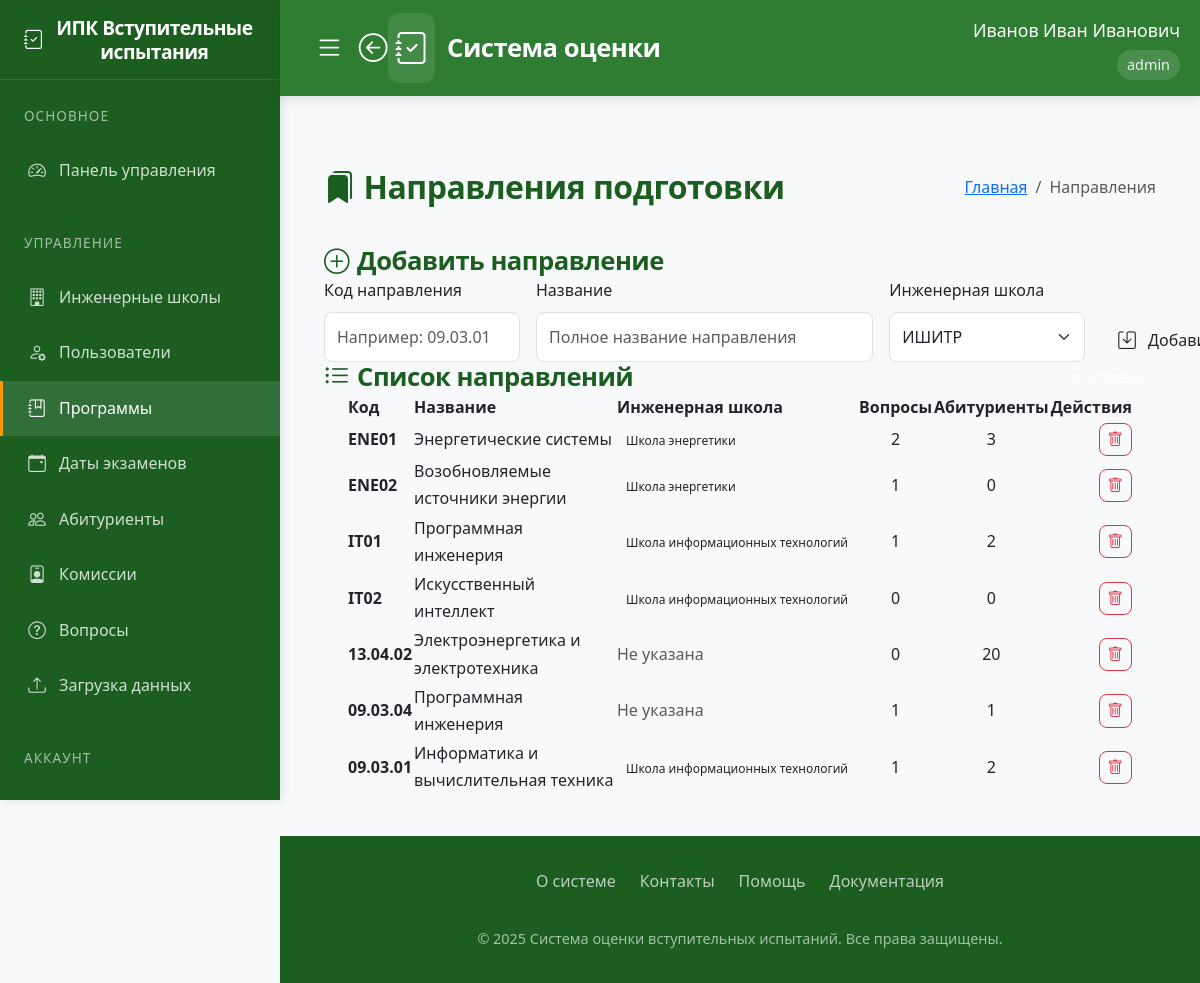
Page /programs (signed in) on the committed database.
### app/models.py (models this page shows)
class User(UserMixin, db.Model):
    id = db.Column(db.Integer, primary_key=True)
    username = db.Column(db.String(80), unique=True, nullable=False)
    password = db.Column(db.String(120), nullable=False)
    full_name = db.Column(db.String(100), nullable=False)
    position = db.Column(db.String(100), nullable=False)
    role = db.Column(db.String(20), nullable=False)  # 'admin', 'secretary', 'commission'
    school_id = db.Column(db.Integer, db.ForeignKey('engineering_school.id'))
    engineering_school = db.relationship('EngineeringSchool', backref='users')
    commission_members = db.relationship('CommissionMember', back_populates='user', cascade='all, delete-orphan')
    standard_commissions = db.relationship('StandardCommission', back_populates='user', cascade='all, delete-orphan')

class Program(db.Model):
    id = db.Column(db.Integer, primary_key=True)
    code = db.Column(db.String(50), nullable=False)
    name = db.Column(db.String(200), nullable=False)
    school_id = db.Column(db.Integer, db.ForeignKey('engineering_school.id'))
    questions = db.relationship('Question', backref='program', lazy=True, cascade='all, delete-orphan')
    standard_commission = db.relationship('StandardCommission', backref='program', lazy=True, cascade='all, delete-orphan')
    applicants = db.relationship('Applicant', backref='program', lazy=True)
    exam_dates = db.relationship('ExamDate', backref='program', lazy=True)

class EngineeringSchool(db.Model):
    id = db.Column(db.Integer, primary_key=True)
    name = db.Column(db.String(100), nullable=False, unique=True)
    programs = db.relationship('Program', backref='school', lazy=True)

### app/routes.py (the view, shortened to what this page needs)
@routes.route('/programs', methods=['GET', 'POST'])
@login_required
def programs():
    if current_user.role not in ['admin', 'secretary']:
        abort(403)
    form = ProgramForm()
    if current_user.role == 'secretary':
        form.school_id.data = current_user.school_id
        form.school_id.choices = [(s.id, s.name) for s in EngineeringSchool.query.order_by('name').all() if s.id == current_user.school_id]
    else:
        form.school_id.choices = [(s.id, s.name) for s in EngineeringSchool.query.order_by('name').all()]
    if current_user.role == 'secretary':
        programs = Program.query.filter_by(school_id=current_user.school_id).all()
    else:  # admin
        programs = Program.query.all()
    return render_template('programs.html', form=form, programs=programs)

### app/forms.py
class ProgramForm(FlaskForm):
    code = StringField('Код программы', validators=[DataRequired(), Length(min=2, max=50)])
    name = StringField('Название программы', validators=[DataRequired(), Length(min=5, max=200)])
    school_id = SelectField('Инженерная школа', coerce=int, validators=[DataRequired()])
    submit = SubmitField('Добавить')
    def __init__(self, *args, **kwargs):
        super(ProgramForm, self).__init__(*args, **kwargs)

### app/templates/programs.html (shortened to what this page needs)
{% extends "base.html" %}
{% block content %}
<div class="container py-4">
    <div class="d-flex justify-content-between align-items-center mb-4">
        <h2 class="mb-0">
            <i class="bi bi-bookmarks-fill me-2"></i>Направления подготовки
        </h2>
        <nav aria-label="breadcrumb">
            <ol class="breadcrumb">
                <li class="breadcrumb-item"><a href="{{ url_for('routes.home') }}">Главная</a></li>
                <li class="breadcrumb-item active">Направления</li>
            </ol>
        </nav>
    </div>
    <div class="custom-card">
        <div class="custom-card-header d-flex justify-content-between align-items-center">
            <h3 class="mb-0">
                <i class="bi bi-plus-circle me-2"></i>Добавить направление
            </h3>
        </div>
        <div class="card-body">
            <form method="POST" class="row g-3">
                <div class="col-md-3">
                    <label class="form-label">Код направления</label>
                    {{ form.code(class="custom-form-control form-control", placeholder="Например: 09.03.01") }}
                </div>
                <div class="col-md-5">
                    <label class="form-label">Название</label>
                    {{ form.name(class="custom-form-control form-control", placeholder="Полное название направления") }}
                </div>
                <div class="col-md-3">
                    <label class="form-label">Инженерная школа</label>
                    {{ form.school_id(class="custom-form-control form-select") }}
                </div>
                <div class="col-md-1 d-flex align-items-end">
                    <button type="submit" class="btn btn-custom-primary w-100">
                        <i class="bi bi-save me-1"></i>Добавить
                    </button>
                </div>
            </form>
        </div>
    </div>
    <div class="custom-card">
        <div class="custom-card-header d-flex justify-content-between align-items-center">
            <h3 class="mb-0">
                <i class="bi bi-list-ul me-2"></i>Список направлений
            </h3>
            <span class="badge badge-custom">{{ programs|length }} направлений</span>
        </div>
        <div class="card-body p-0">
            <div class="table-responsive">
                <table class="custom-table">
                    <thead>
                        <tr>
                            <th class="ps-4">Код</th>
                            <th>Название</th>
                            <th>Инженерная школа</th>
                            <th class="text-center">Вопросы</th>
                            <th class="text-center">Абитуриенты</th>
                            <th class="text-end pe-4">Действия</th>
                        </tr>
                    </thead>
                    <tbody>
                        {% for program in programs %}
                        <tr>
                            <td class="ps-4 fw-bold">{{ program.code }}</td>
                            <td>{{ program.name }}</td>
                            <td>
                                {% if program.school %}
                                <span class="badge bg-light text-dark">{{ program.school.name }}</span>
                                {% else %}
                                <span class="text-muted">Не указана</span>
                                {% endif %}
                            </td>
                            <td class="text-center">{{ program.questions|length }}</td>
                            <td class="text-center">{{ program.applicants|length }}</td>
                            <td class="text-end pe-4">
                                <div class="btn-group">
                                    <form action="{{ url_for('routes.delete_program', program_id=program.id) }}" method="POST">
                                        <button type="submit" class="btn btn-sm btn-outline-danger"
                                                onclick="return confirm('Удалить направление? Все связанные данные будут потеряны!')">
                                            <i class="bi bi-trash"></i>
                                        </button>
                                    </form>
                                </div>
                            </td>
                        </tr>
                        {% endfor %}
                    </tbody>
                </table>
            </div>
        </div>
    </div>
</div>
{% endblock %}

### app/templates/base.html (shortened to what this page needs)
<!DOCTYPE html>
<html lang="ru">
<head>
    <link href="https://cdn.jsdelivr.net/npm/bootstrap@5.3.0/dist/css/bootstrap.min.css" rel="stylesheet">
    <link rel="stylesheet" href="https://cdn.jsdelivr.net/npm/bootstrap-icons@1.10.0/font/bootstrap-icons.css">
    <link rel="stylesheet" href="{{ url_for('static', filename='style.css') }}">
</head>
<body>
    <aside class="sidebar">
        <div class="sidebar-header">
            <h3 class="sidebar-title">
                <i class="bi bi-journal-check"></i>
                <span>ИПК Вступительные испытания</span>
            </h3>
        </div>
        <nav class="sidebar-menu">
            {% if current_user.is_authenticated %}
                <div class="menu-section">
                    <div class="menu-section-title">Основное</div>
                    {% if current_user.role == 'admin' %}
                        <a href="{{ url_for('routes.admin_dashboard') }}" class="menu-item {% if request.endpoint == 'routes.admin_dashboard' %}active{% endif %}">
                            <i class="bi bi-speedometer2"></i>
                            <span>Панель управления</span>
                        </a>
                    {% elif current_user.role == 'secretary' %}
                        <a href="{{ url_for('routes.secretary_dashboard') }}" class="menu-item {% if request.endpoint == 'routes.secretary_dashboard' %}active{% endif %}">
                            <i class="bi bi-speedometer2"></i>
                            <span>Панель секретаря</span>
                        </a>
                    {% elif current_user.role == 'teacher' %}
                        <a href="{{ url_for('routes.teacher_dashboard') }}" class="menu-item {% if request.endpoint == 'routes.teacher_dashboard' %}active{% endif %}">
                            <i class="bi bi-speedometer2"></i>
                            <span>Панель преподавателя</span>
                        </a>
                    {% elif current_user.role == 'student' %}
                        <a href="{{ url_for('routes.student_dashboard') }}" class="menu-item {% if request.endpoint == 'routes.student_dashboard' %}active{% endif %}">
                            <i class="bi bi-speedometer2"></i>
                            <span>Мои тесты</span>
                        </a>
                    {% endif %}
                </div>
                {% if current_user.role in ['admin', 'secretary'] %}
                <div class="menu-section">
                    <div class="menu-section-title">Управление</div>
                    {% if current_user.role == 'admin' %}
                        <a href="{{ url_for('routes.engineering_schools') }}" class="menu-item {% if request.endpoint == 'routes.engineering_schools' %}active{% endif %}">
                            <i class="bi bi-building"></i>
                            <span>Инженерные школы</span>
                        </a>
                        <a href="{{ url_for('routes.users') }}" class="menu-item {% if request.endpoint == 'routes.users' %}active{% endif %}">
                            <i class="bi bi-person-gear"></i>
                            <span>Пользователи</span>
                        </a>
                    {% endif %}
                    <a href="{{ url_for('routes.programs') }}" class="menu-item {% if request.endpoint == 'routes.programs' %}active{% endif %}">
                        <i class="bi bi-journal-bookmark"></i>
                        <span>Программы</span>
                    </a>
                    <a href="{{ url_for('routes.exam_dates') }}" class="menu-item {% if request.endpoint == 'routes.exam_dates' %}active{% endif %}">
                        <i class="bi bi-calendar-event"></i>
                        <span>Даты экзаменов</span>
                    </a>
                    <a href="{{ url_for('routes.applicants') }}" class="menu-item {% if request.endpoint == 'routes.applicants' %}active{% endif %}">
                        <i class="bi bi-people"></i>
                        <span>Абитуриенты</span>
                    </a>
                    <a href="{{ url_for('routes.standard_commission') }}" class="menu-item {% if request.endpoint == 'routes.standard_commission' %}active{% endif %}">
                        <i class="bi bi-person-badge"></i>
                        <span>Комиссии</span>
                    </a>
                    <a href="{{ url_for('routes.questions') }}" class="menu-item {% if request.endpoint == 'routes.questions' %}active{% endif %}">
                        <i class="bi bi-question-circle"></i>
                        <span>Вопросы</span>
                    </a>
                    <a href="{{ url_for('routes.upload_schedule') }}" class="menu-item {% if request.endpoint == 'routes.upload_schedule' %}active{% endif %}">
                        <i class="bi bi-upload"></i>
                        <span>Загрузка данных</span>
                    </a>
                </div>
                {% endif %}
                <div class="menu-section">
                    <div class="menu-section-title">Аккаунт</div>
                    <a href="{{ url_for('routes.logout') }}" class="menu-item">
                        <i class="bi bi-box-arrow-right"></i>
                        <span>Выход</span>
                    </a>
                </div>
            {% endif %}
        </nav>
    </aside>
    <header class="main-header">
        <div class="header-container">
            <div class="header-left">
                {% if current_user.is_authenticated %}
                    <div class="header-left">
                        <button class="toggle-sidebar-btn">
                            <i class="bi bi-list"></i>
                        </button>
                        <a href="javascript:history.back()" class="back-btn">
                            <i class="bi bi-arrow-left-circle"></i>
                        </a>
                        <a href="{{ url_for('routes.home') }}" class="logo">
                            <i class="bi bi-journal-check"></i>
                            <span>Система оценки</span>
                        </a>
                    </div>
                {% endif %}
            <nav class="user-nav">
                {% if current_user.is_authenticated %}
                <div class="user-info">
                    <div class="user-name">{{ current_user.full_name }}</div>
                    <div class="user-role">{{ current_user.role }}</div>
                </div>
                {% else %}
                <a href="{{ url_for('routes.login') }}" class="outline-btn">
                    <i class="bi bi-box-arrow-in-right"></i>
                    <span>Войти</span>
                </a>
                {% endif %}
            </nav>
        </div>
    </header>
    <main class="main-content">
        {% block content %}{% endblock %}
    </main>
    <footer class="main-footer">
        <div class="footer-content">
            <div class="footer-links">
                <a href="#" class="footer-link">О системе</a>
                <a href="#" class="footer-link">Контакты</a>
                <a href="#" class="footer-link">Помощь</a>
                <a href="#" class="footer-link">Документация</a>
            </div>
            <div class="footer-copyright">
                &copy; 2025 Система оценки вступительных испытаний. Все права защищены.
            </div>
        </div>
    </footer>
</body>
</html>

### static/style.css (style rules this page uses)
:root { --primary: #0d6efd; --secondary: #6c757d; --success: #198754; --info: #0dcaf0; --warning: #ffc107; --danger: #dc3545; --light: #f8f9fa; --dark: #212529; }
body { font-family: 'Segoe UI', Tahoma, Geneva, Verdana, sans-serif; background-color: #f8fafc; color: #333; }
header { box-shadow: 0 2px 10px rgba(0, 0, 0, 0.1); z-index: 1030; }
.btn { border-radius: 0.5rem; font-weight: 500; padding: 0.5rem 1rem; transition: all 0.2s; display: inline-flex; align-items: center; gap: 0.5rem; }
.btn i { font-size: 1.1em; }
.btn-sm { padding: 0.25rem 0.5rem; }
.form-control, .form-select { border-radius: 0.5rem; padding: 0.75rem; border: 1px solid #dee2e6; }
.badge { font-weight: 500; padding: 0.5em 0.75em; border-radius: 0.5rem; }

### rows in the picture
User: full_name "Иванов Иван Иванович", role "admin"
Program: code "ENE01", name "Энергетические системы", school.name "Школа энергетики", questions|length "2", applicants|length "3"
Program: code "ENE02", name "Возобновляемые источники энергии", school.name "Школа энергетики", questions|length "1", applicants|length "0"
Program: code "IT01", name "Программная инженерия", school.name "Школа информационных технологий", questions|length "1", applicants|length "2"
Program: code "IT02", name "Искусственный интеллект", school.name "Школа информационных технологий", questions|length "0", applicants|length "0"
Program: code "13.04.02", name "Электроэнергетика и электротехника", shows "Не указана", questions|length "0", applicants|length "20"
Program: code "09.03.04", name "Программная инженерия", shows "Не указана", questions|length "1", applicants|length "1"
Program: code "09.03.01", name "Информатика и вычислительная техника", school.name "Школа информационных технологий", questions|length "1", applicants|length "2"
